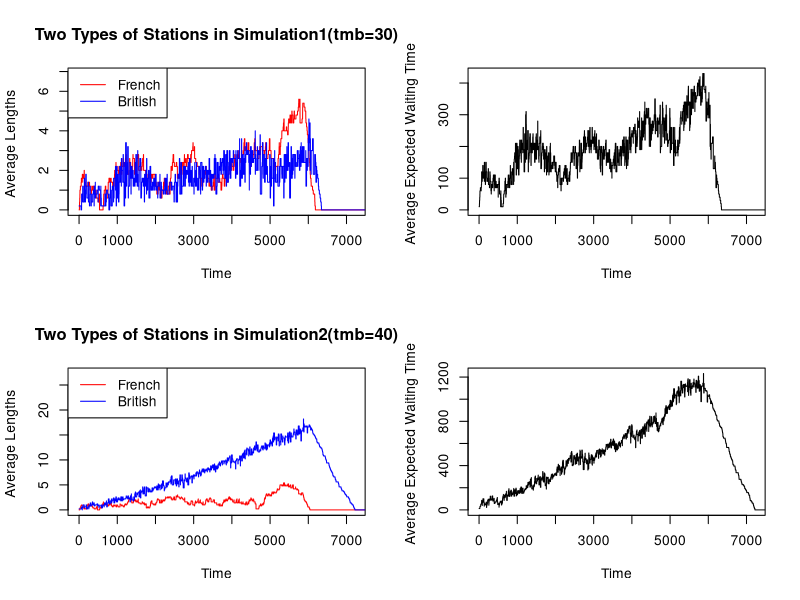

The R source for this figure: (Note: a time limit stopped this script after it produced the figure.)
# Huantong Hou (s2481591), Yuqi Shi (s2508879), Zukai Li (s2505721)

# Contribution:
#### Huantong Hou (s2481591): 33%
###### (1) Analyze and calculate various situations that may occur during the simulation, debug for queues of British station part;
###### (2) writing codes for the filling NA by reversed data frame,plot the result and calculate the probability.

#### Yuqi Shi (s2508879): 35%
###### (1) Analyze and calculate various situations that may occur during the simulation, calculate the excess waiting time for French station;
###### (2) writing codes for the average lengths in rest time(after the finial car leave the stations),plot the result and calculate the probability.

#### Zukai Li (s2505721): 32%
###### (1) Write the main part of the code that randomly simulates the vehicle queuing process at the French and British stations;
###### (2) integrate and process the simulated data.


# ———————————————————————————————————————————————————————————————————————————————
### Code Objective and Functional Description:
# This practical is about writing a function to simulate cars passing through -
# - French and then British passport control at a French ferry terminal.


### This code is divided into the following 3 main sections：
## 1. Write a function, "qsim", to simulate vehicle passing through French passport -
# - control and British passport control at French ferry terminal:
# (1) Randomly generate vehicle arrival times based on set parameters,
#     and also the time each vehicle is processed at the French and British stations, respectively.
# (2) Analyse the queue at each French station when a car arrives (according to the time of arrival at the French station),
#     in order to confirm which French queue the vehicle enters and to update the queue at each French station
# (3) Analyse the queue at each British station when a car arrives (according to the time of leaving the French station),
#     in order to confirm which French queue the vehicle enters and to update the queue at each British station.
# (4) Integrate and process the simulated data, and compute the average queue lengths at the French and British stations at each time point,
#     and also the average expected waiting time per car，which are needed for the function to return.

## 2. Plotting the simulation results:
# Generate a 4 panel, 2 row, 2 column plot using the written "qsim" function to
# show the changes in queue length over time for France and the Britain and the
# expected queue processing time over time for two different sets of parameter
# conditions, respectively.

## 3. Estimate the probability of missing the ferry departure:
# Estimate the probability that at least one car will miss the ferry departure
# by running the written "qsim" function 100 times.


### Assumptions for the simulation model are placed at the end of the codes
# ———————————————————————————————————————————————————————————————————————————————
### Initialize  simulation period
total_time <- 2 * 60 * 60 # 2 hours totally
closed_time <- total_time - 30 * 60 # period for car arrival (check-in closes 30 minutes before departure)

## Simulation of queues of French stations and British stations
## Input: {mf: number of French stations, mb: number of British stations,
##         a.rate: probability of an arrival each second,
##         trb: range of the uniform distribution for British stations,
##         trf:range of the uniform distribution for French stations,
##         tmb: minimum British handling time, tmf: minimum French handling time,
##         maxb: maximum number of cars in each British station's queue}
## Purpose: Simulate the entire process of each car passing through the French and British stations
## Output: {nf: the average length of french queues, for each simulation second,
##          nb: the average length of British queues, for each simulation second,
##          eq: the average expected waiting time (sum of each stations' queue lengths*average handling time)}
qsim <- function(mf, mb, a.rate, trb, trf, tmb, tmf, maxb) {
  # generate all time points of car arrival by simulating vectors of 0 and 1, 1 means car arrival
  # probability of 0.1 for obtaining 1 means probability of 0.1 of an arrival each second
  car_timetable <- sample(c(0, 1), size = total_time, replace = TRUE, prob = c(0.9, 0.1))
  car_timetable[(closed_time + 1):total_time] <- 0 # no cars arriving within the 30 minutes after the stations closed
  arrive_time_f <- which(car_timetable == 1) # find a list of all the time points when cars arrived
  num_car <- length(arrive_time_f) # number of arrived cars

  ### ———————————————————————————————————————————————————————————————————————————————
  ### Simulation of French stations Part
  french_time <- runif(n = num_car, min = tmf, max = tmf + trf) # simulate french handling time for each car
  waiting_time_f <- rep(0, num_car) # time period for a car from its arrival at the station until it can be processed
  finish_time_f <- rep(0, num_car) # departing time from the french station, indexed by car's arrival time
  station_choice_f <- rep(0, num_car) # station choices of each car
  queue_f <- matrix(0, nrow = num_car, ncol = mf) # queue lengths for each station just before the car arrives
  # in order to track the finish times for each station and -
  # - allow coming cars to make decisions on station choice regarding the station with the earliest finish time
  stations_record_f <- list(fs1 = NULL, fs2 = NULL, fs3 = NULL, fs4 = NULL, fs5 = NULL) # same data as finish_time_f but indexed by station

  ## totally consider three scenarios for cars arriving french stations based on different waiting_time:
  ## All of finish_time is (arrival time point + waiting time + handling time)
  ## 1. at least one station is available, allowing the car to be processed immediately
  ## 2. each station has only one car being processed
  ## 3. at least one station has two or more cars in the queue, requiring the car to wait its turn for handling.
  ## the difference between scenario 2 and 3 is waiting time for cars in queues
  for (i in 1:num_car) {
    time_point <- arrive_time_f[i]
    queue_index <- which.min(queue_f[i, ])[1] # decide choice of station (index of shortest queue)
    station_choice_f[i] <- queue_index
    group <- stations_record_f[[queue_index]] # "group" includes the finish time of cars in chosen station
    group_length <- length(group) # choice of scenario based on queue length
    if (queue_f[i, queue_index] == 0) { # first scenario
      finish_time_f[i] <- time_point + french_time[i] # no waiting time, only handling time
    } else if (queue_f[i, queue_index] == 1) { # second scenario
      waiting_time_f[i] <- group[[group_length]] - time_point # waiting time is the remaining handling time for the car being processed when the car[i] arrives
      finish_time_f[i] <- time_point + waiting_time_f[i] + french_time[i]
    } else { # third scenario
      # "group[group_length - queue_f[i, queue_index] + 1]" means the finish time of the processing car in chosen line
      processing_car <- group[group_length - queue_f[i, queue_index] + 1] - time_point # the remaining handling time of processed car when the car[i] arrives.
      # "sum(french_time[(group_length - (queue_f[i, queue_index]) + 2):group_length])" means the sum of handling time for queuing cars in chosen line
      waiting_time_f[i] <- processing_car + sum(french_time[(group_length - (queue_f[i, queue_index]) + 2):group_length])
      finish_time_f[i] <- time_point + waiting_time_f[i] + french_time[i]
    }
    # add the finish time of car[i] to the records of chosen line's finish time
    stations_record_f[[queue_index]][group_length + 1] <- finish_time_f[i]
    ##  when car[i] is in queue, update the queue lengths based on the station selection
    if (i != num_car) {
      for (j in 1:mf) {
        k <- which(station_choice_f == j) # indices of all the cars choose station j
        # "sum(finish_time_f[k] < arrive_time_f[i + 1])" means number of processed cars in station j when car[i+1] arrives
        # "length(k)" means number of all cars choose station j before car[i+1] arrives
        # "queue_f[i + 1, j]" means queue length of station j when car[i+1] arrives
        queue_f[i + 1, j] <- length(k) - sum(finish_time_f[k] < arrive_time_f[i + 1])
      }
    }
  }

  ### ———————————————————————————————————————————————————————————————————————————————
  ### Simulation of British stations Part (same as French stations part)
  british_time <- runif(n = num_car, min = tmb, max = tmb + trb) # simulate British handling time for each car
  arrive_time_b <- finish_time_f # time point for cars arriving British stations
  waiting_time_b <- rep(0, num_car) # time period for a car from its arrival at the station until it can be processed
  finish_time_b <- rep(0, num_car) # departing time from the British station, indexed by car's arrived time
  station_choice_b <- rep(0, num_car) # station choices of each car
  queue_b <- matrix(0, nrow = num_car, ncol = mf) # queue lengths for each station just before the car arrives
  # in order to track the finish times for each station and -
  # - allow coming cars to make decisions on station choice regarding the station with the earliest finish time.
  stations_record_b <- list(bs1 = NULL, bs2 = NULL, bs3 = NULL, bs4 = NULL, bs5 = NULL) # same data as finish_time_f but indexed by station

  ## totally consider three similar scenarios for cars arriving British stations as French stations
  for (i in 1:num_car) {
    time_point <- arrive_time_b[i]
    queue_index <- which.min(queue_b[i, ])[1] # decide choice of station (index of shortest queue)
    station_choice_b[i] <- queue_index
    group <- stations_record_b[[queue_index]] # "group" includes the finish time of cars in chosen station
    group_length <- length(group) # choice of scenario based on queue length
    if (queue_b[i, queue_index] == 0) { # first scenario
      finish_time_b[i] <- time_point + british_time[i] # no waiting time, only handling time
    } else if (queue_b[i, queue_index] == 1) { # second scenario
      waiting_time_b[i] <- group[[group_length]] - time_point # waiting time is the remaining handling time for the car being processed when the car[i] arrives
      finish_time_b[i] <- time_point + waiting_time_b[i] + british_time[i]
    } else { # third scenario
      # "group[group_length - queue_b[i, queue_index] + 1]" means the finish time of the processing car in chosen line
      processing_car <- group[group_length - queue_b[i, queue_index] + 1] - time_point # the remaining handling time of processed car when the car[i] arrives.
      # "sum(british_time[(group_length - (queue_b[i, queue_index]) + 2):group_length])" means the sum of handling time for queuing cars in chosen line
      waiting_time_b[i] <- processing_car + sum(british_time[(group_length - (queue_b[i, queue_index]) + 2):group_length])
      finish_time_b[i] <- time_point + waiting_time_b[i] + british_time[i]
    }
    # add the finish time of car[i] to the records of chosen line's finish time
    stations_record_b[[queue_index]][group_length + 1] <- finish_time_b[i]
    ## when car[i] is in queue, update the queue lengths based on the station selection
    if (i != num_car) {
      for (j in 1:mb) {
        k <- which(station_choice_b == j) # indices of all the cars choose station j
        # "sum(finish_time_b[k] < arrive_time_b[i + 1])" means number of processed cars in station j when car[i+1] arrives
        # "length(k)" means number of all cars choose station j before car[i+1] arrives
        # "queue_f[i + 1, j]" means queue length of station j when car[i+1] arrives
        queue_b[i + 1, j] <- length(k) - sum(finish_time_b[k] < arrive_time_b[i + 1])
      }
    }
  }

  ### Organize the data from the French and British stations in loop
  ## Calculate the total queues length(use 'rowSums()') at the French and British stations for each car arrived at the station-
  ## -and create two data frames(df_french and df_british) with the length (queue_f/b_sum) and cars arrived time(arrive_time_f/b)
  df_french <- as.data.frame(cbind(arrive_time_f, rowSums(queue_f, na.rm = TRUE)))
  colnames(df_french) <- c("arrive_time_f", "queue_f_sum")
  df_british <- as.data.frame(cbind(arrive_time_b, rowSums(queue_b, na.rm = TRUE)))
  colnames(df_british) <- c("arrive_time_b", "queue_b_sum")

  ### Calculate queues length after the last car arrived the station
  ## For the French station, find the total queues length when the last vehicle enters the station. (last_number_f)
  ## Then, find the finish time for queued cars at the French station.
  ## These time points are considered as the time the total queues length changed. (df_french_new[,1])
  ## Finally, the total queues length decreases until there are no cars in the queue(df_french_new[,2])
  last_number_f <- df_french$queue_f_sum[length(df_french$queue_f_sum)] + 1
  df_french_new <- matrix(0, last_number_f, 2)
  df_french_new[, 1] <- sort(head(sort(finish_time_f, decreasing = TRUE), last_number_f), decreasing = FALSE) # find the finish time for queued cars at the French station
  df_french_new[, 2] <- seq(last_number_f - 1, 0)
  colnames(df_french_new) <- c("arrive_time_f", "queue_f_sum")
  df_french <- rbind(df_french, df_french_new) # Merge ‘df_french_new’ to the end of ‘df_french’ by columns
  ## Unlike the French station, the British station may not have processed all the queued vehicles within 7200 seconds.
  ## Therefore, consider the finish times of cars that were in the queue when the last vehicle entered the station and could be processed within 7200 seconds. (df_british_new_part)
  ## These time points are used to track changes in the total queues length, which gradually decreases until the station is closed (df_british_new[,2])
  last_number_b <- df_british$queue_b_sum[length(df_british$queue_b_sum)] + 1
  df_british_new_all <- sort(head(sort(finish_time_b, decreasing = TRUE), last_number_b), decreasing = FALSE)
  df_british_new_part <- df_british_new_all[df_british_new_all <= 7200]
  df_british_new <- matrix(0, length(df_british_new_part), 2)
  df_british_new[, 1] <- df_british_new_part
  df_british_new[, 2] <- seq(last_number_b - 1, last_number_b - length(df_british_new_part))
  colnames(df_british_new) <- c("arrive_time_b", "queue_b_sum")
  df_british <- rbind(df_british, df_british_new) # Merge ‘df_british_new’ to the end of ‘df_british’ by columns

  ## Merge the total queues length at the station when each car arrive the stations to the time vector of 7200 seconds
  df_time <- data.frame(time = 1:total_time)
  df_final <- merge(df_time, df_french, by.x = "time", by.y = "arrive_time_f", all.x = T, all.y = T)
  df_final <- merge(df_final, df_british, by.x = "time", by.y = "arrive_time_b", all.x = T, all.y = T)

  ## After the processing in the previous step, ‘df_final’ have some NA at some seconds when no car entered
  ## Assumption: There will be no queued cars leaving the station between two consecutive entering cars
  ##             (based on the data, it indeed appears that such a situation does not exist)
  ## fill the NA at the seconds between two cars with the data from the later vehicle (the total queues length after the arrival of the preceding vehicle)

  # However, filling with the next non-NA value using loops(for&while) has higher complexity and longer running time. —
  # —Therefore, reverse 'df_final' and then fill it with the data from the previous car, which will significantly reduce the complexity
  reversed_df <- df_final[nrow(df_final):1, ]
  for (col in 1:ncol(reversed_df)) {
    for (row in 2:nrow(reversed_df)) {
      if (is.na(reversed_df[row, col])) {
        reversed_df[row, col] <- reversed_df[row - 1, col]
      }
    }
  }
  ### For the initial NA in the ‘reversed_df’, fill them with the first non-empty value(!is.na('value_name'))
  reversed_df$queue_f_sum[is.na(reversed_df$queue_f_sum)] <- reversed_df$queue_f_sum[!is.na(reversed_df$queue_f_sum)][1]
  reversed_df$queue_b_sum[is.na(reversed_df$queue_b_sum)] <- reversed_df$queue_b_sum[!is.na(reversed_df$queue_b_sum)][1]
  df_final <- reversed_df[nrow(reversed_df):1, ] # After filling, restore the reversed ‘df_final’ to its original order

  ## considered that when the total queues length in the British over 100, the cars from the French station will no longer be able to enter the British stations
  ## add the portion of the British station queues length that exceeds 100 back to the French stations
  for (i in 1:length(df_final$time)) {
    if (df_final$queue_b_sum[i] > 100) { # Check if the total queues length at the British station is greater than 100
      df_final$queue_f_sum[i] <- df_final$queue_f_sum[i] + (df_final$queue_b_sum[i] - 100)
      df_final$queue_b_sum[i] <- 100
    }
  }
  ### Calculate the average length of the French and British stations for each seconds
  df_final$queue_f_ave <- (1 / 5) * df_final$queue_f_sum
  df_final$queue_b_ave <- (1 / 5) * df_final$queue_b_sum

  ### Calculate the average expected waiting time for each seconds
  ##  Average expected waiting time =  average length of French stations*average processing time in French
  ##                                   + average length of British stations*average processing time in British
  df_final$expected_time <- df_final$queue_f_ave * ((tmf + tmf + trf) / 2) + df_final$queue_b_ave * ((tmb + tmb + trb) / 2) # processing time modelled as uniform, so the average time equal to (min + max)/2
  result <- list(nf = df_final$queue_f_ave, nb = df_final$queue_b_ave, eq = df_final$expected_time)
  return(result)
}

### Conduct two simulations using the ‘qsim’ function, in simulation2 the value of ‘tmb’ is 40
simulation1 <- qsim(5, 5, .1, 40, 40, 30, 30, 20)
simulation2 <- qsim(5, 5, .1, 40, 40, 40, 30, 20)

### Produce the 4 panel based on the results of the simulation1&2
par(mfrow = c(2, 2)) # set the parameter of the plots to 2*2
## the first plot: how the French (red) and British (blue) queue lengths ('nf'&'nb') are changing over time
plot(simulation1$nf, col = "red", type = "l", xlab = "Time", ylab = "Average Lengths ", main = "Two Types of Stations in Simulation1(tmb=30)", xlim = c(0, 7200), ylim = c(0, max(simulation1$nb) * 1.5))
lines(simulation1$nb, col = "blue") # For the completeness and aesthetics, we set the maximum value of the y-axis to 1.5 times the maximum value of "nb"
legend("topleft", legend = c("French", "British"), col = c("red", "blue"), lty = 1) # Add a legend to the plot
## the second plot: how the expected queuing time ('eq') changes over time
plot(simulation1$eq, col = "black", type = "l", xlab = "Time", ylab = "Average Expected Waiting Time ", xlim = c(0, 7200), ylim = c(0, max(simulation1$eq)))
## the third plot: how the French (red) and British (blue) queue lengths ('nf'&'nb') are changing over time when 'tmb' equal to 40 (in simulation2)
plot(simulation2$nf, col = "red", type = "l", xlab = "Time", ylab = "Average Lengths ", main = "Two Types of Stations in Simulation2(tmb=40)", xlim = c(0, 7200), ylim = c(0, max(simulation2$nb) * 1.5))
lines(simulation2$nb, col = "blue")
legend("topleft", legend = c("French", "British"), col = c("red", "blue"), lty = 1) # Add a legend to the plot
## the forth plot: how the expected queuing time ('eq') changes over time when 'tmb' equal to 40 (in simulation2)
plot(simulation2$eq, col = "black", type = "l", xlab = "Time", ylab = "Average Expected Waiting Time ", xlim = c(0, 7200), ylim = c(0, max(simulation2$eq)))

### Estimate the probability of at least one car missing the ferry departure
## Regarding the running time of these 100 simulation runs: The simulations were completed in approximately 1.14 minutes using the MacBookPro 2021 (32GB/1TB)
missing_number <- c()
for (i in 1:100) {
  simulation_temp <- qsim(5, 5, .1, 40, 40, 30, 30, 20)
  if (simulation_temp$nb[length(simulation_temp$nb)] > 0) {
    missing_number[i] <- 1 # return 1 if the last value of "nb" (the total queue length at the final time) is greater than 0,indicating that a car missed the ferry during this simulation
  } else {
    missing_number[i] <- 0 # Otherwise, return 0
  }
}
probability_missing <- sum(missing_number) / 100 # probability of the car missing the ferry departure = sum of the missing_number / 100
## probability_missing = 0.95 when tmb = 50
## probability_missing = 1 when tmb = 60
print(probability_missing)


### Basic Assumptions
## 1. Cars are only likely to arrive 2 hours before ferry departure and no cars arrive in the last 30 minutes before departure (but can handle those that
# have arrived). At the beginning there were no cars lined up at either the French or British stations.

## 2. The time step of the simulation is 1 second, and the probability of a vehicle arriving at a French station at each second is 0.1, but the
# probability of 2 or more vehicles arriving at the same second is ignored.

## 3. At both French and British stations, cars always choose the shortest queue to line up in upon arrival and do not change queues midway through.

## 4. For both French and British stations, the time taken between the leaving of one car and the start of processing the next is ignored.

## 5. The time taken by the vehicle to move from the French station to the British station is also not taken into account.

## 6. There can only be a maximum of 20 cars queuing at the same time at each British station, and when there is a situation where all the British stations
# are full, the cars that have completed their processing at the French station must wait in place until at least one empty space appears at one
# of the British stations before they can enter the British station to be processed.

## 7. The processing time of the car at the French station and the processing time at the British station is a random number following a uniform
# distribution [tmf, tmf+trf] and a uniform distribution [tmb, tmb+trb], respectively.
